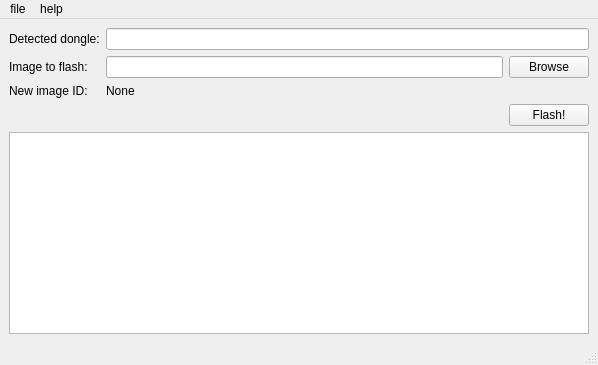
<?xml version="1.0" encoding="UTF-8"?>
<ui version="4.0">
 <class>MainWindow</class>
 <widget class="QMainWindow" name="MainWindow">
  <property name="geometry">
   <rect>
    <x>0</x>
    <y>0</y>
    <width>598</width>
    <height>365</height>
   </rect>
  </property>
  <property name="windowTitle">
   <string>Crazyradio flasher</string>
  </property>
  <widget class="QWidget" name="centralwidget">
   <layout class="QVBoxLayout" name="verticalLayout">
    <item>
     <layout class="QGridLayout" name="gridLayout">
      <item row="2" column="0">
       <widget class="QLabel" name="label_3">
        <property name="text">
         <string>New image ID:</string>
        </property>
       </widget>
      </item>
      <item row="2" column="1">
       <widget class="QLabel" name="imageIdLine">
        <property name="text">
         <string>None</string>
        </property>
       </widget>
      </item>
      <item row="0" column="0">
       <widget class="QLabel" name="label">
        <property name="text">
         <string>Detected dongle:</string>
        </property>
       </widget>
      </item>
      <item row="0" column="1">
       <widget class="QLineEdit" name="deviceLine">
        <property name="enabled">
         <bool>true</bool>
        </property>
        <property name="readOnly">
         <bool>true</bool>
        </property>
       </widget>
      </item>
      <item row="1" column="1">
       <layout class="QHBoxLayout" name="horizontalLayout">
        <item>
         <widget class="QLineEdit" name="fileLine"/>
        </item>
        <item>
         <widget class="QPushButton" name="browseButton">
          <property name="text">
           <string>Browse</string>
          </property>
         </widget>
        </item>
       </layout>
      </item>
      <item row="1" column="0">
       <widget class="QLabel" name="label_2">
        <property name="text">
         <string>Image to flash:</string>
        </property>
       </widget>
      </item>
     </layout>
    </item>
    <item>
     <layout class="QHBoxLayout" name="horizontalLayout_2">
      <item>
       <spacer name="horizontalSpacer">
        <property name="orientation">
         <enum>Qt::Horizontal</enum>
        </property>
        <property name="sizeHint" stdset="0">
         <size>
          <width>40</width>
          <height>20</height>
         </size>
        </property>
       </spacer>
      </item>
      <item>
       <widget class="QPushButton" name="flashButton">
        <property name="text">
         <string>Flash!</string>
        </property>
       </widget>
      </item>
     </layout>
    </item>
    <item>
     <widget class="QTextEdit" name="logText">
      <property name="autoFillBackground">
       <bool>false</bool>
      </property>
      <property name="readOnly">
       <bool>true</bool>
      </property>
     </widget>
    </item>
   </layout>
  </widget>
  <widget class="QMenuBar" name="menubar">
   <property name="geometry">
    <rect>
     <x>0</x>
     <y>0</y>
     <width>598</width>
     <height>23</height>
    </rect>
   </property>
   <widget class="QMenu" name="menuFile">
    <property name="title">
     <string>file</string>
    </property>
    <addaction name="actionQuit"/>
   </widget>
   <widget class="QMenu" name="menuHelp">
    <property name="title">
     <string>help</string>
    </property>
    <addaction name="actionAbout"/>
   </widget>
   <addaction name="menuFile"/>
   <addaction name="menuHelp"/>
  </widget>
  <widget class="QStatusBar" name="statusbar"/>
  <action name="actionQuit">
   <property name="text">
    <string>Quit</string>
   </property>
  </action>
  <action name="actionAbout">
   <property name="text">
    <string>About</string>
   </property>
  </action>
 </widget>
 <resources/>
 <connections/>
</ui>
